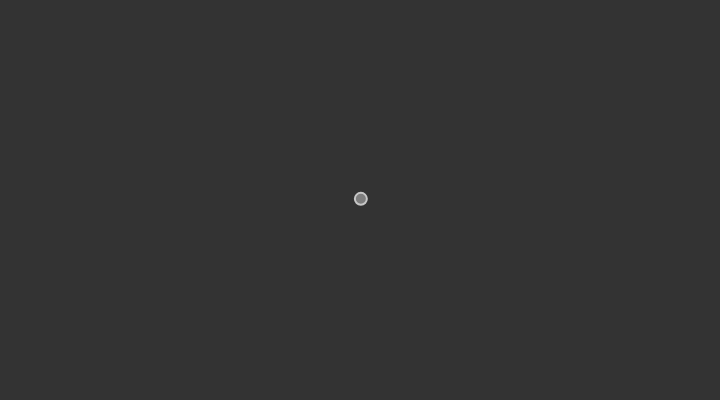
Frame 1 (no input)
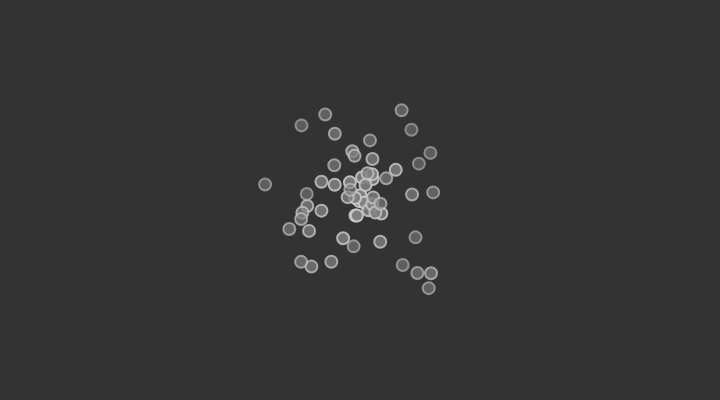
Frame 60 (no input)
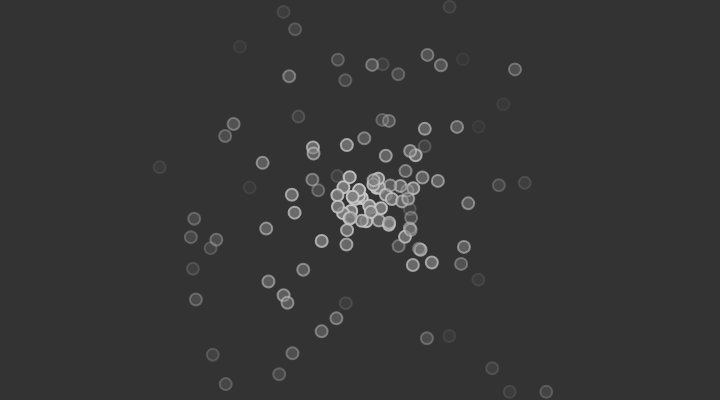
Frame 120 (the mouse pressed at the canvas centre since frame 60)

The p5.js sketch that drew these frames (run headless with seeded random() and noise() and a simulated clock; from frame 60 on, the mouse is pressed at the canvas centre):

// p5.js sketch
// ── sketch.js
var system;

function setup() {
  createCanvas(720, 400);
  system = new ParticleSystem(createVector(width/2, height/2));
}

function draw() {
  background(51);
  system.addParticle();
  system.run();
}

// A simple Particle class
var Particle = function(position) {
  this.acceleration = createVector(0,0);
  this.velocity = createVector(random(-2, 2), random(-2, 2));
  this.position = position.copy();
  this.lifespan = 255.0;
};

Particle.prototype.run = function() {
  this.update();
  this.display();
};

// Method to update position
Particle.prototype.update = function(){
  this.velocity.add(this.acceleration);
  this.position.add(this.velocity);
  this.lifespan -= 2;
};

// Method to display
Particle.prototype.display = function() {
  stroke(200, this.lifespan);
  strokeWeight(2);
  fill(127, this.lifespan);
  ellipse(this.position.x, this.position.y, 12, 12);
};

// Is the particle still useful?
Particle.prototype.isDead = function(){
  if (this.lifespan < 0) {
    return true;
  } else {
    return false;
  }
};

var ParticleSystem = function(position) {
  this.origin = position.copy();
  this.particles = [];
};

ParticleSystem.prototype.addParticle = function() {
  this.particles.push(new Particle(this.origin));
};

ParticleSystem.prototype.run = function() {
  for (var i = this.particles.length-1; i >= 0; i--) {
    var p = this.particles[i];
    p.run();
    if (p.isDead()) {
      this.particles.splice(i, 1);
    }
  }
};
